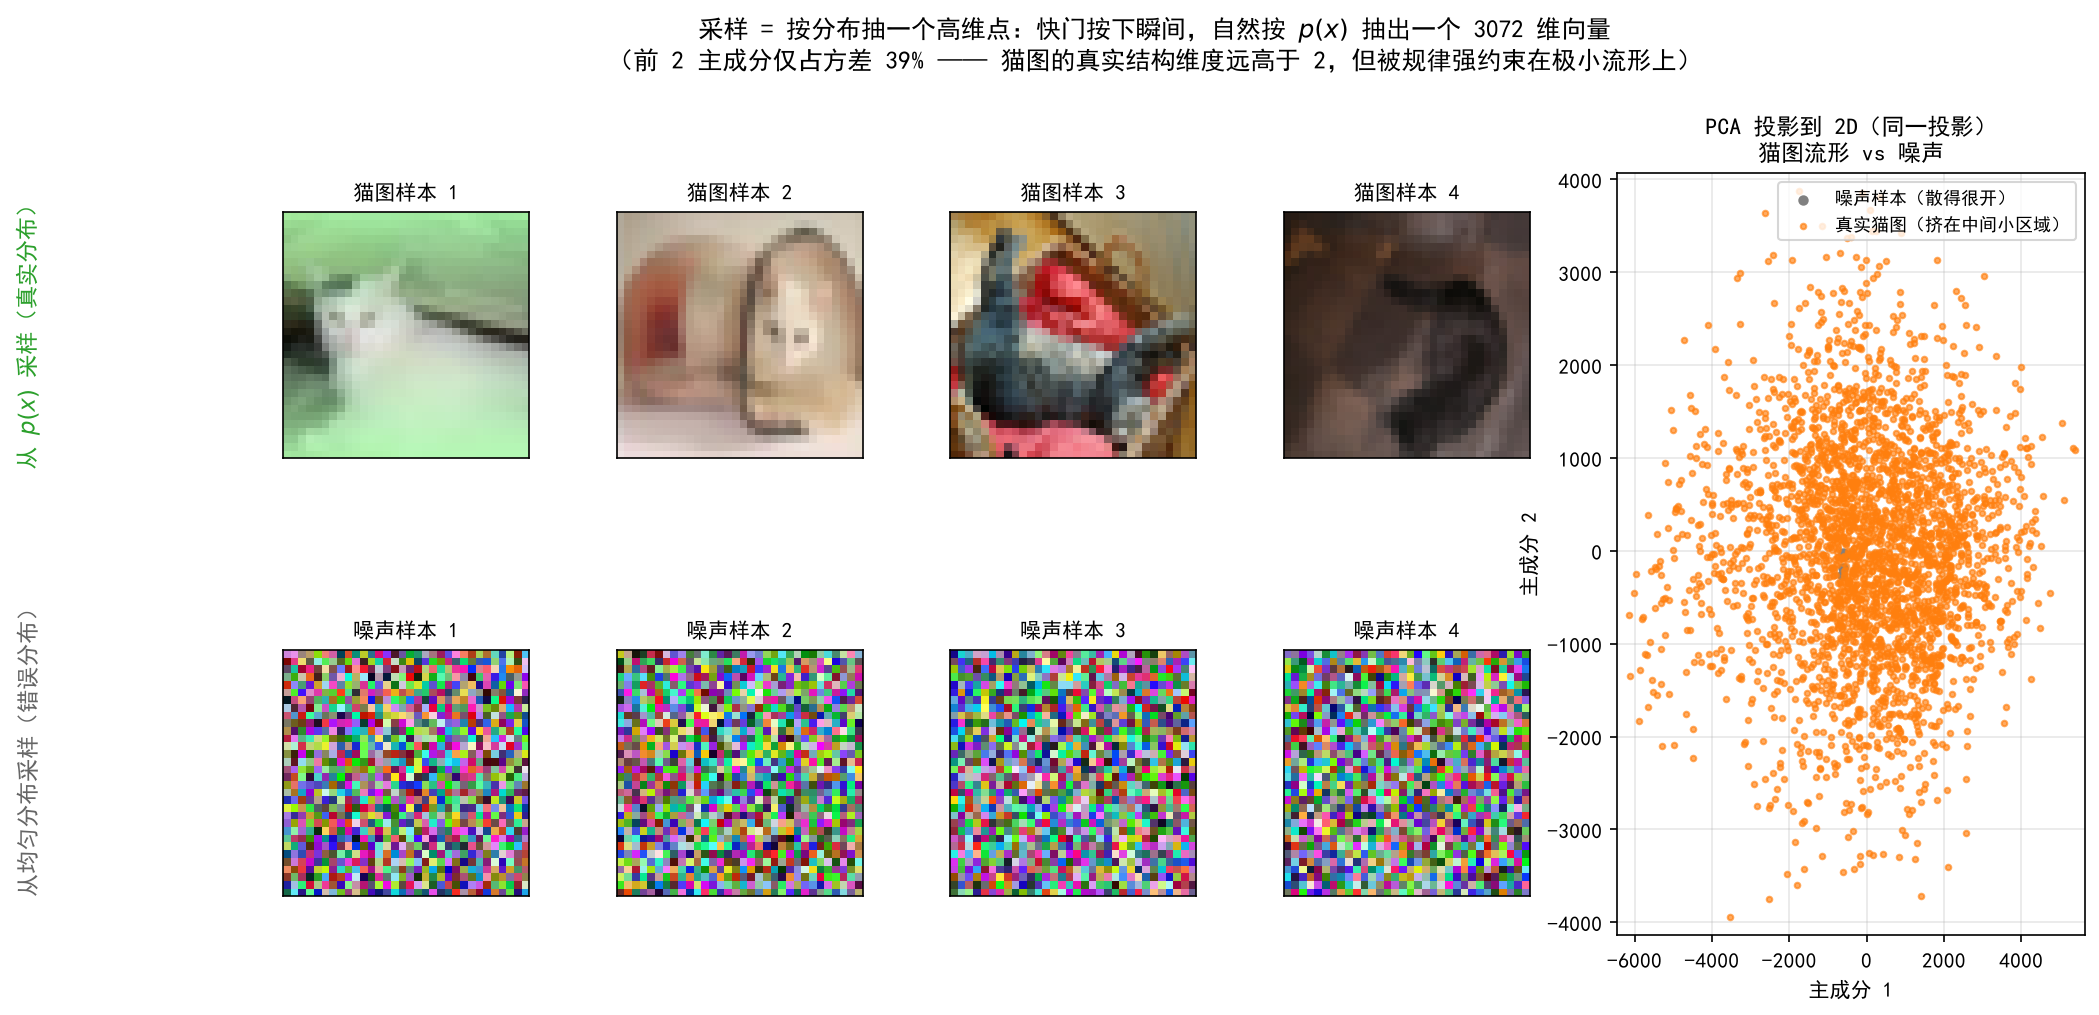

This figure's Python source:
# -*- coding: utf-8 -*-
"""猫图分布采样演示（CIFAR-10, label=3 是猫）— 布局修正版

1. 真实猫图 = 从"白天猫照片分布" p(x) 采出的点（每个点是 3072 维向量）
2. 均匀噪声 = 从错误分布采出的点（同样 3072 维，但完全不像猫）
3. PCA 投影：猫图挤在极小低维流形上，噪声散开得远得多
"""
import pickle
import numpy as np
import matplotlib.pyplot as plt

plt.rcParams["font.sans-serif"] = ["SimHei", "Microsoft YaHei"]
plt.rcParams["axes.unicode_minus"] = False

rng = np.random.default_rng(0)
DATA = r"d:\大三上的资料\假期学习记录\cifar-10-batches-py"


def load_cats(folder):
    cats = []
    for i in range(1, 6):
        with open(rf"{folder}\data_batch_{i}", "rb") as f:
            d = pickle.load(f, encoding="bytes")
        data = np.asarray(d[b"data"], dtype=np.float32)
        labels = np.asarray(d[b"labels"])
        cats.append(data[labels == 3])
    return np.concatenate(cats)


def to_img(vec):
    return vec.reshape(3, 32, 32).transpose(1, 2, 0) / 255.0


cats = load_cats(DATA)
print("cat samples:", cats.shape)

n_show = 4
show_idx = rng.choice(len(cats), n_show, replace=False)
noise_vecs = rng.uniform(0, 255, size=(n_show, 3072))

# PCA：拟合猫图（前2主成分），噪声用同一投影
X = cats[:3000]
mu = X.mean(0)
U, S, Vt = np.linalg.svd(X - mu, full_matrices=False)
rat = S**2 / (S**2).sum()
cat2d = (X - mu) @ Vt[:2].T
noise2d = (noise_vecs - mu) @ Vt[:2].T

fig = plt.figure(figsize=(15.5, 6.6), dpi=150)
gs = fig.add_gridspec(2, 5, width_ratios=[1, 1, 1, 1, 1.9],
                      hspace=0.35, wspace=0.3)

# 第 0 行：真实猫图；第 1 行：均匀噪声
for j in range(n_show):
    ax0 = fig.add_subplot(gs[0, j])
    ax0.imshow(to_img(cats[show_idx[j]]))
    ax0.set_xticks([]); ax0.set_yticks([])
    ax0.set_title(f"猫图样本 {j+1}", fontsize=10)

    ax1 = fig.add_subplot(gs[1, j])
    ax1.imshow(to_img(noise_vecs[j]))
    ax1.set_xticks([]); ax1.set_yticks([])
    ax1.set_title(f"噪声样本 {j+1}", fontsize=10)

# 行标签（旋转文字放在最左）
fig.text(0.015, 0.72, "从 $p(x)$ 采样（真实分布）", rotation=90,
         va="center", ha="center", fontsize=11, color="tab:green")
fig.text(0.015, 0.30, "从均匀分布采样（错误分布）", rotation=90,
         va="center", ha="center", fontsize=11, color="0.4")

# 右侧 PCA 面板（占最后一列、跨两行）
axp = fig.add_subplot(gs[:, -1])
axp.scatter(noise2d[:, 0], noise2d[:, 1], s=16, c="0.5",
            label="噪声样本（散得很开）", zorder=2)
axp.scatter(cat2d[:, 0], cat2d[:, 1], s=7, c="tab:orange", alpha=0.65,
            label="真实猫图（挤在中间小区域）", zorder=3)
axp.set_title("PCA 投影到 2D（同一投影）\n猫图流形 vs 噪声", fontsize=11)
axp.set_xlabel("主成分 1")
axp.set_ylabel("主成分 2")
axp.legend(fontsize=8.5, loc="upper right")
axp.grid(alpha=0.3)
allx = np.concatenate([cat2d[:, 0], noise2d[:, 0]])
ally = np.concatenate([cat2d[:, 1], noise2d[:, 1]])
axp.set_xlim(allx.min() * 1.05, allx.max() * 1.05)
axp.set_ylim(ally.min() * 1.05, ally.max() * 1.05)

fig.suptitle("采样 = 按分布抽一个高维点：快门按下瞬间，自然按 $p(x)$ 抽出一个 3072 维向量\n"
             f"（前 2 主成分仅占方差 {rat[:2].sum():.0%} —— 猫图的真实结构维度远高于 2，但被规律强约束在极小流形上）",
             fontsize=12, y=1.04)
out = r"d:\大三上的资料\假期学习记录\机器学习基础\cat_distribution_sampling.png"
fig.savefig(out, bbox_inches="tight")
print("saved:", out)
